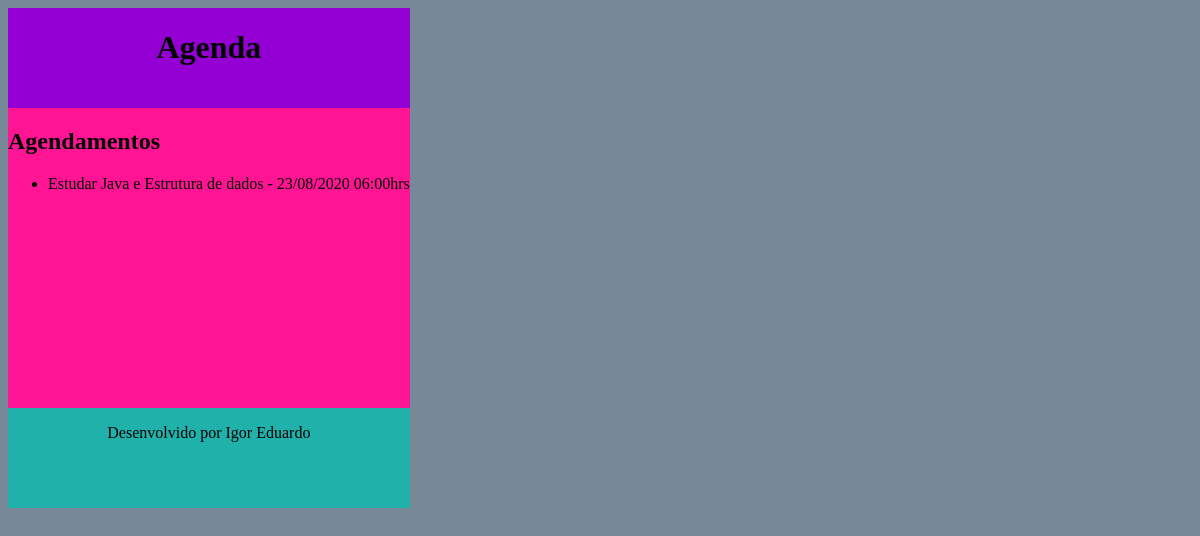
The page /agenda/ (signed in) on the database as committed earlier.
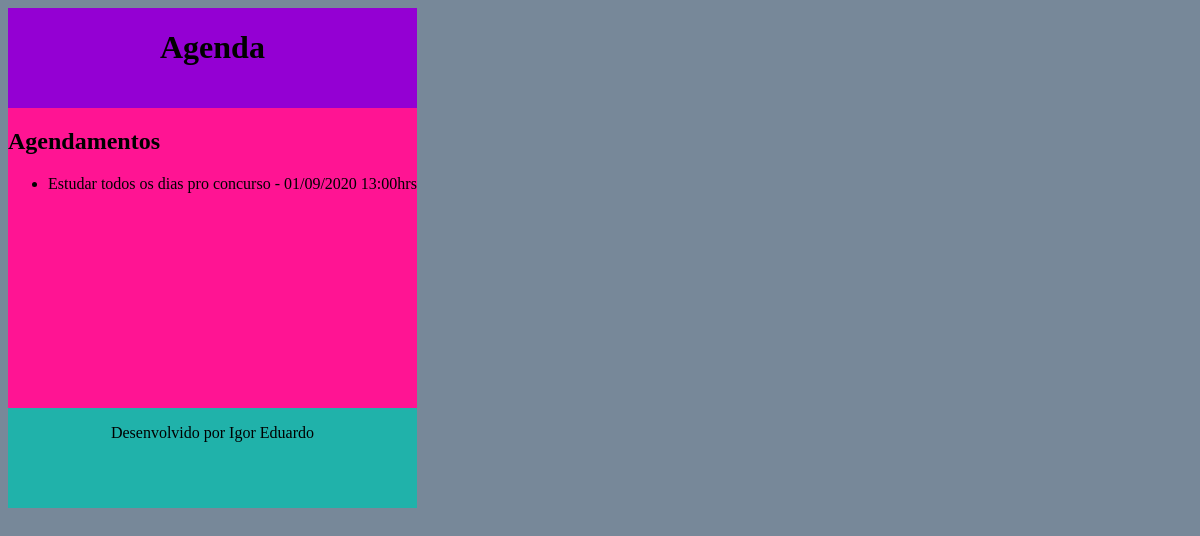
The same page on the database as committed later.
### core/models.py (models this page shows, shortened)
class Evento(models.Model):
    titulo = models.CharField(max_length=100)
    descricao = models.TextField(blank=True, null=True) #podeser nulo
    data_evento = models.DateTimeField(verbose_name='Data do Evento') #nao pode ser nulo
    data_criacao = models.DateTimeField(auto_now=True, verbose_name='Data da Criação') #automaticamente insere a hora
    usuario = models.ForeignKey(User, on_delete = models.CASCADE) #vamos usar os usuarios do django admin que criamos
    class Meta:
        db_table = 'evento' #exigindo que a tabela se chame evento
    def get_data_evento(self):
        return self.data_evento.strftime('%d/%m/%Y %H:%Mhrs')

### core/views.py (the view)
# urls.py: path('agenda/', views.lista_eventos),
def lista_eventos(request):
    usuario = request.user #pega so os do usuarios que estao logados
    evento = Evento.objects.filter( usuario = usuario) #pega so os do usuarios que estao logados #evento = Evento.objects.all() pega todos eventos de todos usuarios #Evento.objects.get(id=1) #só o do primeito evento #for evento in eventos
    dados = {'eventos': evento} #dicionario
    return render(request,'agenda.html',dados)

### templates/agenda.html
{% extends "model-page.html" %}
        {% block content %}
        <h2>Agendamentos</h2>
        <ul>
        {% for evento in eventos %}
            <li> {{ evento.titulo }} - {{ evento.get_data_evento }} </li>
        {% endfor %}
        </ul>
        {% endblock %}

### templates/model-page.html (shortened to what this page needs)
<!DOCTYPE html>
<html lang="en" class="html">
    <head>
        <div class="header">
        {% include "model-header.html" %}
        </div>
    </head>
    <body>
        <div class="content">
        {% block content %}
        {% endblock %}
        </div>
    </body>
    <footer>
        <div class="footer">
        {% include "model-footer.html" %}
        </div>
    </footer>
</html>

### templates/model-header.html (shortened to what this page needs)
        <h1>Agenda</h1>

### templates/model-footer.html
<p>Desenvolvido por Igor Eduardo</p>

### templates/model-page.html (style rules this page uses)
.header { display: flex; background-color: darkviolet; justify-content: center; height: 100px; width: 100%; }
.content { display: inline-block; background-color: deeppink; height: 300px; width: 100%; }
.footer { display: flex; background-color: lightseagreen; justify-content: center; height: 100px; width: 100%; }
.html { display: flex; background-color: lightslategrey; }

Rows that differ between the two databases and show on the page:
removed Evento: titulo "Estudar Java e Estrutura de dados", get_data_evento "23/08/2020 06:00hrs"
added Evento: titulo "Estudar todos os dias pro concurso", get_data_evento "01/09/2020 13:00hrs"
